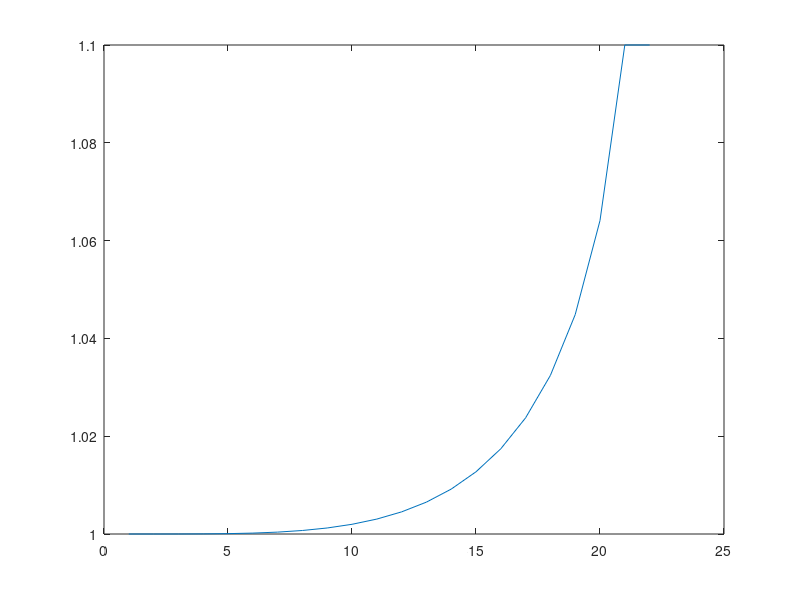
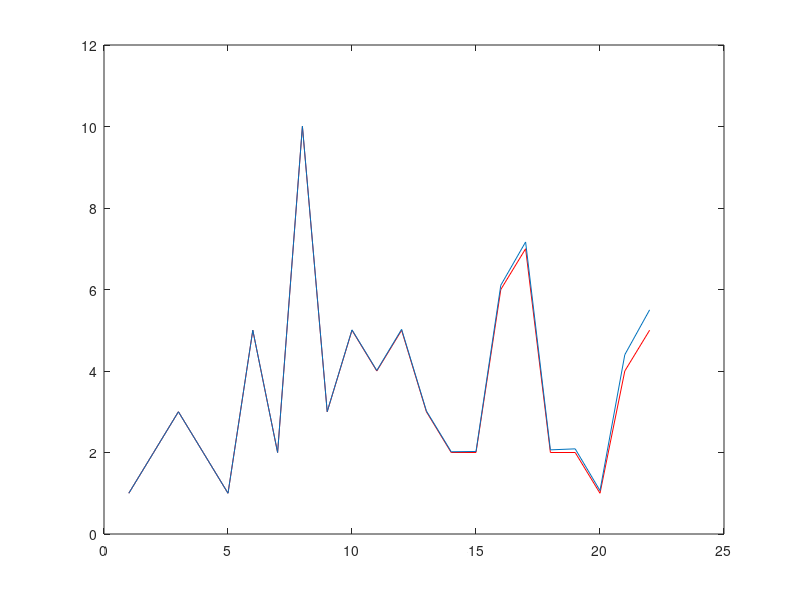

MATLAB code to generate these figures, in order:
% Percent Return

% Cost using LSE -- standardize signals before LSE

% Percent Differnce of deriative

% amplitude thats wrong but period is right --> error 
% in deriv compared to signal


% 6 dof system = model
% x dof system = signal x--> filter intensity


% LSE on position
% LSE on derivative
% Scale amplitude

% MME

% standarize signal about 0; standarize model to signal about 0;



% 1 --> 20

% 1.1 --> mean at 0

% 21 --> mean at 0


% Filtering --> Standard Deviation --> HIGH PASS
% Filtering bad model and passing on prediction
% Probability of prediction being accurate
%     Backing testing
%     FFT of back test and finding cycles
%         of positive result
% Using multiple sets of periods, period refinment
% Optimizing model length
% Optimizing filter params



clear all
close all
clc

A = [1 2 3 2 1 5 2 10 3 5 4 5 3 2 2 6 7  2 2 1 4 5]


spacing = linspace(0,1,length(A));

logGrowth = (-log(1-spacing.^4))

logGrowth(end) = logGrowth(end-1)


offset = 1;
scale  = 0.1;

adjuster = offset + scale*(logGrowth-min(logGrowth))/(range(logGrowth))

plot(adjuster)

B = A.*adjuster

figure()
plot(A,'r')
hold on;
plot(B)

